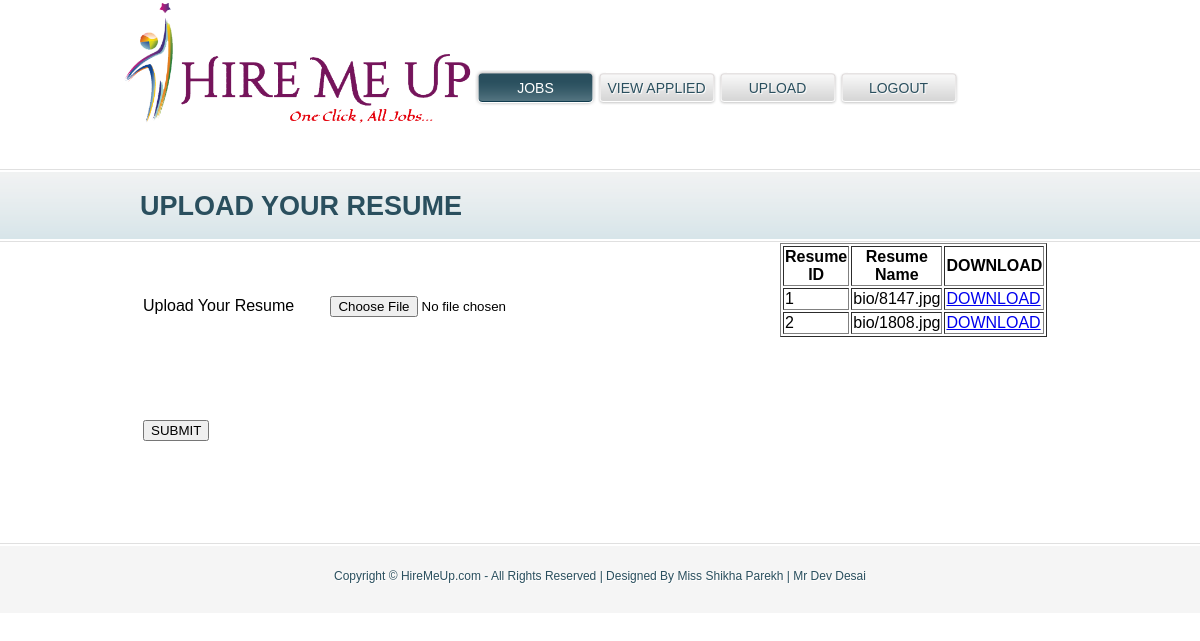
The page /user_upload_resume.php on the database its author committed.
### tables this page shows
CREATE TABLE IF NOT EXISTS `resume_master` (
  `resume_id` int(10) NOT NULL,
  `email_id` varchar(50) NOT NULL,
  `resume_path` varchar(50) NOT NULL,
  PRIMARY KEY (`resume_id`)
);

### user_upload_resume.php (the view, shortened to what this page needs)
<?php
include("user_header.php");
?>
<div id="body">
  <div class="blog">
    <h1>Upload Your Resume</h1>
    <div>
		<form name="form1" method="post" enctype="multipart/form-data">
		<table width="500px" height="250px" >
			<tr>
				<td>Upload Your Resume</td>
				<td><input type="file" name="resume"></td>
			</tr>
			<tr>
				<td colspan="2"><input type="submit" name="btnsubmit" value="SUBMIT" /></td>
			</tr>
		</table>
		</form>
    </div>
      <?php
		$qur2=mysql_query("select * from resume_master");
		if(mysql_num_rows($qur2)>0)
		{
			echo "<table border=1' width='250'>
			<thead>
			<tr>
				<th scope='col' class='rounded-company'>Resume ID</th>
				<th scope='col' class='rounded'>Resume Name</th>
				<th scope='col' class='rounded'>DOWNLOAD</th>
			</tr>
			</thead>";
			while($q2=mysql_fetch_row($qur2))
			{
				echo "<tr>";
				echo "<td>$q2[0]</td>";
				echo "<td>$q2[2]</td>";
				echo "<td><a href='$q2[2]'>DOWNLOAD</a></td>";
				echo "</tr>";
			}
			echo "</table>";
		}
	  ?>
	  <br/>
	  <br/>
	  <br/>
  </div>
</div>
<?php
include("footer.php");
?>

### style.css (style rules this page uses)
body { font-family:Arial, Helvetica, sans-serif; margin:0; padding:0; }
#body { background:url(images/bg-content.gif) repeat-x top left; margin:0; padding:0; min-width:960px; }
#body .contact, #body .about, #body .services, #body .blog, #body .blog1 { margin:0 auto; padding:25px 10px 50px 10px; width:940px; }
#body h1 { color:#2a4f5e; font-size:27px; font-weight:bold; height:74px; line-height:74px; margin:0; padding:0; text-indent:10px; text-transform:uppercase; }
#body .blog { overflow:hidden; }
#body .blog div { float:left; margin:0; padding:0 10px; width:630px; }

### rows shown on the page
resume_master: resume_id "1", resume_path "bio/8147.jpg"
resume_master: resume_id "2", resume_path "bio/1808.jpg"
